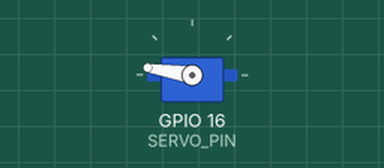
Recording of a program running on a simulated Raspberry Pi (BCM pin numbers). On the bench: servo. Servo angles are drawn from the pulse width (0.5 ms = 0°, 2.5 ms = 180°). At 2.0 s the program stops and its outputs stay as they are.

Above: at 0.1 s.
At 1.1 s:
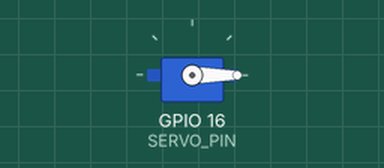
Timing chart, 0 to 2.6 s (numbered marks = the images above):
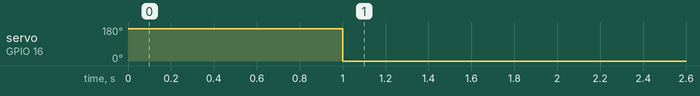

Measured:
- by itself, servo on GPIO 16 (SERVO_PIN): 171° → 0° at 1.0 s

The program:

ServoFeedTest.py
```python
import RPi.GPIO as GPIO
import time

# **設定 GPIO 腳位**
SERVO_PIN = 16  # 你可以改成 12, 13, 18, 19（建議）
FREQ = 50  # MG90S 伺服馬達使用 50Hz PWM 頻率

# **初始化 GPIO**
GPIO.setmode(GPIO.BCM)
GPIO.setup(SERVO_PIN, GPIO.OUT)

# **建立 PWM 物件**
pwm = GPIO.PWM(SERVO_PIN, FREQ)  # PWM 頻率 50Hz
pwm.start(0)  # 初始狀態，避免抖動


pwm.ChangeDutyCycle(12)
time.sleep(1)
pwm.ChangeDutyCycle(0)
pwm.ChangeDutyCycle(2)
time.sleep(1)
```
